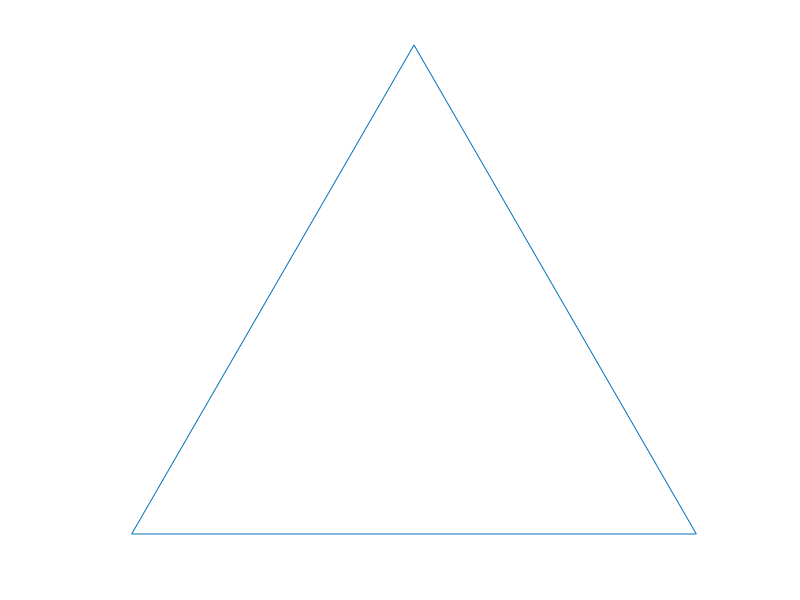

MATLAB code to generate this figure: (Note: this script raises an error after producing the figure.)
% Gasket: randomly generate Sierpinski gasket within triangle
%   Kaplan & Glass, "Understanding Nonlinear Dynamics", p. 122.

% RE Strauss, 11/20/96
%   9/7/99 - changed plot colors for Matlab v5.

function gasket
  iter = 50000;

  x = zeros(iter,1);
  y = zeros(iter,1);

  Ax = 0; Ay = 0;
  Bx = 1; By = 0;
  Cx = cos(pi/3); Cy = sin(pi/3);
  plot([Ax Bx Cx Ax],[Ay By Cy Ay]);
  axis equal;
  axis off;
  hold on;

  disp('Digitize random point within triangle,');
  disp('  press <Enter>');
  [xx,yy] = ginput;

  x(1) = xx(1);
  y(1) = yy(1);

  r = ceil(3*rand(iter,1));       % Random integers [1,2,3]

  for i = 2:iter
    if (r(i)==1)
      x(i) = mean([x(i-1) Ax]);
      y(i) = mean([y(i-1) Ay]);
    elseif (r(i)==2)
      x(i) = mean([x(i-1) Bx]);
      y(i) = mean([y(i-1) By]);
    else
      x(i) = mean([x(i-1) Cx]);
      y(i) = mean([y(i-1) Cy]);
    end;
  end;

  plot(x,y,'k.');
  hold off;

  return;
